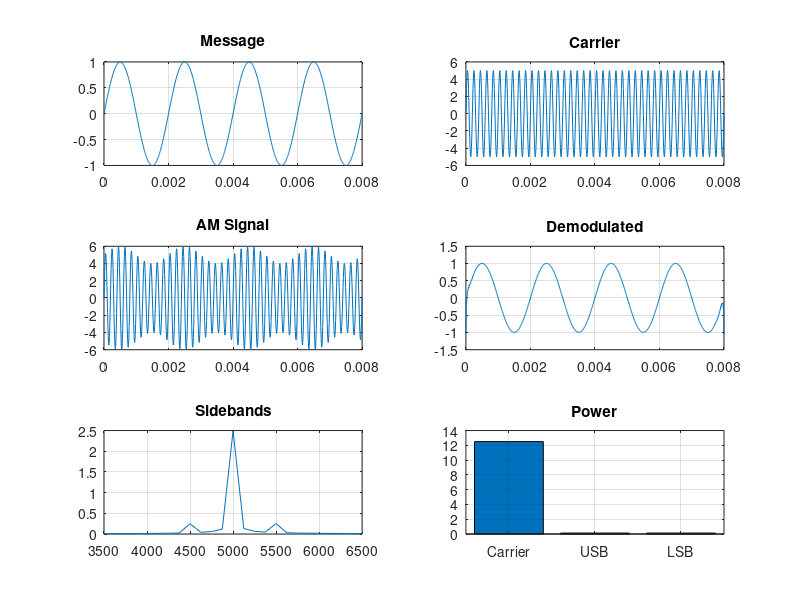

The MATLAB script that drew this image:
clc; clear; close all

Am=1; Ac=5; fm=500; fc=5000;
fs=20*fc; t=0:1/fs:4/fm;

m=Am*sin(2*pi*fm*t);
c=Ac*sin(2*pi*fc*t);
mu=Am/Ac;

am=Ac*(1+mu*sin(2*pi*fm*t)).*sin(2*pi*fc*t);
dem=abs(hilbert(am))-mean(abs(hilbert(am)));

N=length(am);
f=linspace(-fs/2,fs/2,N);
AM_FFT=abs(fftshift(fft(am)))/N;

USB=fc+fm; LSB=fc-fm;
Pc=Ac^2/2; Psb=mu^2*Pc/4;

figure
subplot(3,2,1),plot(t,m),title('Message'),grid on
subplot(3,2,2),plot(t,c),title('Carrier'),grid on
subplot(3,2,3),plot(t,am),title('AM Signal'),grid on
subplot(3,2,4),plot(t,dem),title('Demodulated'),grid on
subplot(3,2,5),plot(f,AM_FFT),xlim([fc-3*fm fc+3*fm]),title('Sidebands'),grid on
subplot(3,2,6),bar([Pc Psb Psb]),set(gca,'XTickLabel',{'Carrier','USB','LSB'}),title('Power'),grid on

fprintf('μ=%.2f | USB=%d Hz | LSB=%d Hz | Pc=%.2f W | Psb=%.3f W\n',mu,USB,LSB,Pc,Psb);
